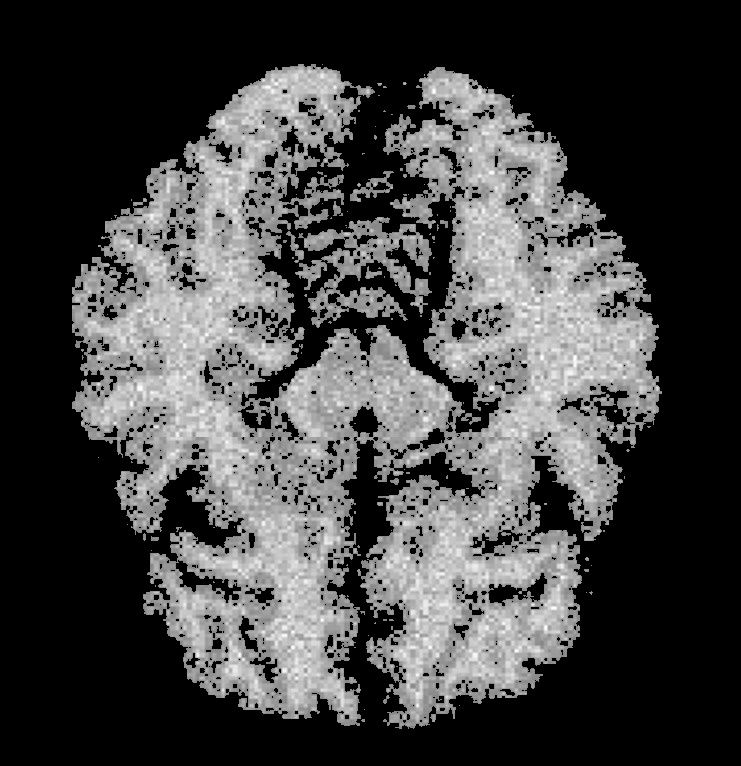
//> input picture brain_rgb_0.jpg, 741 x 766 px, given in place of lake.jpg, which was not available
$ ./segmentation   (built with g++ and OpenCV 4)
//> lines starting //> are read from the running program, lines starting //| are printed output that depends on the picture; after the words box and inside, x2 and y2 are one past the last pixel; in counts of white or black regions, pixels touching at a corner belong together; pictures that were not available may be replaced by others from this repository, and a replacement may not be noted
### segmentation.h
#pragma once

#include "opencv2/core/core.hpp"

class Segmentation {
	std::vector<std::vector<int>> histogram_;
	std::vector<int> total_no_of_pixels_per_channel_;
	void create_historgram(const cv::Mat& img);
	std::vector<int> run_otsu();
	void create_textures(const cv::Mat& img, std::vector<cv::Mat>& texture_imgs);
public:
	void threshold_on_rgb(const cv::Mat& img, std::vector<cv::Mat>& masks);
	void threshold_on_texture(const cv::Mat& img, std::vector<cv::Mat>& masks);
	Segmentation();
	~Segmentation();
};

class Contour {
public:
	void trace_contours(const cv::Mat& img, cv::Mat& mask) const;

};

### segmentation.cpp
#include "Segmentation.h"
#include "opencv2/imgproc/imgproc.hpp"
#include "opencv2/highgui/highgui.hpp"

#define CHANNELS 3
#define GREY_LEVELS 255

void Segmentation::create_historgram(const cv::Mat& img) {
	cv::Mat channels[CHANNELS];
	cv::split(img, channels);

	// init and cleanup
	histogram_.clear();
	histogram_.resize(CHANNELS);
	total_no_of_pixels_per_channel_.clear();
	total_no_of_pixels_per_channel_.resize(CHANNELS);

	for (int ch = 0; ch < CHANNELS; ++ch) {
		histogram_[ch].resize(256);
		for (int j = 0; j < 256; ++j) {
			histogram_[ch][j] = 0;
		}
		total_no_of_pixels_per_channel_[ch] = 0;
	}

	// populate historgram
	int totacount = 0;
	for (int ch = 0; ch < CHANNELS; ++ch) {
		for (int row = 0; row < img.rows; ++row) {
			for (int col = 0; col < img.cols; ++col) {
				int channel_grey_level = channels[ch].at<unsigned char>(row, col);
				// let's ignore 0 grey level, as thresholded images will contain majority of 0s
				if (channel_grey_level > 0) {
					histogram_[ch][channel_grey_level]++;
					total_no_of_pixels_per_channel_[ch]++;
				}
			}
		}
	}


}

std::vector<int> Segmentation::run_otsu() {

	// total no of pixels
	std::vector<int> max_thresholds(CHANNELS);

	// calculate mu(T)
	for (int ch = 0; ch < CHANNELS; ++ch) {
		double mu_T = 0.0;

		double prob[GREY_LEVELS];

		for (int g = 0; g < GREY_LEVELS; ++g) {
			prob[g] = histogram_[ch][g] / static_cast<double>(total_no_of_pixels_per_channel_[ch]);
			mu_T += g * prob[g];
		}

		double max_sigma_sqr_k = 0.0;
		int max_k = 0;
		for (int g = 0; g < GREY_LEVELS; ++g) {
			double omega_k = 0.0;
			double mu_k = 0.0;
			for (int k = 0; k < g; ++k) {
				omega_k += prob[k];
				mu_k += k * prob[k];
			}
			double sigma_sqr_k = 0.0;
			sigma_sqr_k = std::pow(mu_T * omega_k - mu_k, 2) / (omega_k * (1 - omega_k));
			if (max_sigma_sqr_k  < sigma_sqr_k) {
				max_sigma_sqr_k = sigma_sqr_k;
				max_k = g;
			}
		}
		max_thresholds[ch] = max_k;
	}

	return max_thresholds;
}

void Segmentation::create_textures(const cv::Mat& img, std::vector<cv::Mat>& texture_imgs) {
	cv::Mat gray_img;
	cv::cvtColor(img, gray_img, CV_BGR2GRAY);

	std::vector<int> kernels = { 3, 5, 7 };
	texture_imgs.resize(CHANNELS);

	for (int k = 0; k < kernels.size(); ++k) {

		int kernel_size = kernels[k];

		//for (int ch = 0; ch < CHANNELS; ++ch) {
		cv::Mat padded_img;
		cv::copyMakeBorder(gray_img, padded_img, kernel_size - 2, kernel_size - 2, kernel_size - 2, kernel_size - 2, cv::BORDER_REPLICATE);

		cv::Mat texture_img = gray_img.clone();
		for (int row = 0; row < img.rows; ++row) {
			for (int col = 0; col < img.cols; ++col) {
				int padded_row = row + kernel_size - 2;
				int padded_col = col + kernel_size - 2;
				cv::Rect window(padded_col - (kernel_size - 2), padded_row - (kernel_size - 2), kernel_size, kernel_size);
				cv::Mat roi = padded_img(window);
				cv::Scalar mean;
				cv::Scalar stddev;
				cv::meanStdDev(roi, mean, stddev);
				// variance as texture value
				texture_img.at<unsigned char>(row, col) = std::round(std::pow(stddev[0], 2));
			}
		}
		texture_imgs[k] = texture_img;
	}
}


void Segmentation::threshold_on_rgb(const cv::Mat& img, std::vector<cv::Mat>& masks) {
	create_historgram(img);
	auto max_thresholds = run_otsu();

	cv::Mat channels[CHANNELS];
	cv::split(img, channels);

	masks.resize(CHANNELS);
	for (int ch = 0; ch < CHANNELS; ++ch) {
		cv::threshold(channels[ch], masks[ch], max_thresholds[ch], 255, CV_THRESH_BINARY);
	}
}

void Segmentation::threshold_on_texture(const cv::Mat& img, std::vector<cv::Mat>& masks) {
	std::vector<cv::Mat> texture_imgs;
	create_textures(img, texture_imgs);

	cv::Mat output_texture_img;
	cv::merge(texture_imgs, output_texture_img);

	threshold_on_rgb(output_texture_img, masks);
}

Segmentation::Segmentation()
{

}


Segmentation::~Segmentation()
{
}

void Contour::trace_contours(const cv::Mat& img, cv::Mat& mask) const {
	cv::Mat gray_img;
	cv::cvtColor(img, gray_img, CV_BGR2GRAY);

	cv::Mat padded_img;
	cv::copyMakeBorder(gray_img, padded_img, 1, 1, 1, 1, cv::BORDER_REPLICATE);


	int kernel_size = 3;

	mask = cv::Mat::zeros(gray_img.rows, gray_img.cols, CV_8U);

	for (int row = 0; row < img.rows; ++row) {
		for (int col = 0; col < img.cols; ++col) {
			int padded_row = row + kernel_size - 2;
			int padded_col = col + kernel_size - 2;
			cv::Rect window(padded_col - (kernel_size - 2), padded_row - (kernel_size - 2), kernel_size, kernel_size);
			cv::Mat roi = padded_img(window);

			// check if pixel is not zero
			unsigned char grayscale_val = roi.at<unsigned char>(1, 1);
			if (grayscale_val > 0) {
				// check all values d8 connectivity
				int d8_sum = 0;
				for (int kernel_row = 0; kernel_row < kernel_size; ++kernel_row) {
					for (int kernel_col = 0; kernel_col < kernel_size; ++kernel_col) {
						if (!(kernel_row == 1 && kernel_col == 1)) {
							unsigned char d8_gray_scale = roi.at<unsigned char>(kernel_row, kernel_col);
							if (d8_gray_scale > 0) {
								d8_sum++;
							}
						}
					}
				}
				// if d8 values are greater than 1 and not all pixels are connected it's a contour
				if (d8_sum > 0 && d8_sum < 8) {
					mask.at<unsigned char>(row, col) = 255;
				}
			}
		}
	}
}

int main(int argc, char** argv) {

	//std::vector<std::string> filenames = { "lake", "leopard", "brain" };
	//std::vector<std::string> filenames = { "lake" };
	std::vector<std::string> filenames = { "lake", "leopard", "brain" };

	for (int i = 0; i < filenames.size(); ++i) {
		std::string filename = filenames[i];
		cv::Mat img = cv::imread(filename + ".jpg");
//> img is the input picture: 766 rows x 741 cols, CV_8UC3; min 0, max 255, mean 67.9

		std::vector<cv::Mat> rgb_masks(CHANNELS);
		std::vector<cv::Mat> texture_masks(CHANNELS);

		for (int ch = 0; ch < CHANNELS; ++ch) {
			rgb_masks[ch] = cv::Mat::ones(img.rows, img.cols, CV_8U);
			texture_masks[ch] = cv::Mat::ones(img.rows, img.cols, CV_8U);
		}

		cv::Mat texture_img = img.clone();
		cv::Mat rgb_img = img.clone();


		int texture_iterations = 0;
		int rgb_iterations = 0;
		switch (i) {
		case 0: {
			rgb_iterations = 1;
			texture_iterations = 5;
			break;
		}
		case 1: {
			rgb_iterations = 2;
			texture_iterations = 1;
			break;
		}
		case 2: {
			rgb_iterations = 2;
			texture_iterations = 1;
			break;
		}
		default: break;
		}

		// rgb segmentation
		for (int iterations = 0; iterations < rgb_iterations; ++iterations) {
			// copy img to masks
			Segmentation segmentation;
			segmentation.threshold_on_rgb(rgb_img, rgb_masks);

			cv::Mat merged_rgb_mask;

			switch (i) {
			case 0: {
				cv::bitwise_and(rgb_masks[0], ~rgb_masks[1], merged_rgb_mask);
				cv::bitwise_and(merged_rgb_mask, ~rgb_masks[2], merged_rgb_mask);

				break;
			}
			case 1: {
				cv::bitwise_and(rgb_masks[0], rgb_masks[1], merged_rgb_mask);
				cv::bitwise_and(merged_rgb_mask, rgb_masks[2], merged_rgb_mask);
				break;
			}
			case 2: {
				cv::bitwise_and(rgb_masks[0], rgb_masks[1], merged_rgb_mask);
				cv::bitwise_and(merged_rgb_mask, rgb_masks[2], merged_rgb_mask);
				break;
			}
			default: break;
			}

			cv::Mat segmented_rgb_img;
			rgb_img.copyTo(segmented_rgb_img, merged_rgb_mask);

			rgb_img = segmented_rgb_img;
			cv::imshow(std::string(filename) + std::string("_rgb_") + std::to_string(iterations), rgb_img);
			cv::imwrite(std::string(filename) + std::string("_rgb_") + std::to_string(iterations) + std::string(".jpg"), rgb_img);
		}


		for (int ch = 0; ch < CHANNELS; ++ch) {
			std::vector<cv::Mat> output_channels(CHANNELS);
			for (int ch2 = 0; ch2 < CHANNELS; ++ch2) {
				output_channels[ch2] = cv::Mat::zeros(rgb_img.rows, rgb_img.cols, CV_8U);
			}
			output_channels[ch] = rgb_masks[ch];

			cv::Mat output_img;
			cv::merge(output_channels, output_img);
			cv::imshow(std::string(filename) + std::string("_rgb_channels_") + std::to_string(ch), output_img);
			cv::imwrite(std::string(filename) + std::string("_rgb_channels_") + std::to_string(ch) + std::string(".jpg"), output_img);
		}


		// texture segmentation
		for (int iterations = 0; iterations < texture_iterations; ++iterations) {
			// copy img to masks
			Segmentation segmentation;
			segmentation.threshold_on_texture(texture_img, texture_masks);

			cv::Mat merged_texture_mask;

			switch (i) {
			case 0: {
				cv::bitwise_and(~texture_masks[0], ~texture_masks[1], merged_texture_mask);
				cv::bitwise_and(merged_texture_mask, ~texture_masks[2], merged_texture_mask);
				break;
			}
			case 1: {
				cv::bitwise_and(texture_masks[0], texture_masks[1], merged_texture_mask);
				cv::bitwise_and(merged_texture_mask, texture_masks[2], merged_texture_mask);
				break;
			}
			case 2: {
				cv::bitwise_and(texture_masks[0], texture_masks[1], merged_texture_mask);
				cv::bitwise_and(merged_texture_mask, texture_masks[2], merged_texture_mask);
				break;
			}
			default: break;
			}

			cv::Mat segmented_texture_img;
			texture_img.copyTo(segmented_texture_img, merged_texture_mask);

			texture_img = segmented_texture_img;
			cv::imshow(std::string(filename) + std::string("_texture_") + std::to_string(iterations), texture_img);
			cv::imwrite(std::string(filename) + std::string("_texture_") + std::to_string(iterations) + std::string(".jpg"), texture_img);
		}
//> this loop made 5 passes
//> pass 1, in threshold_on_texture, `cv::merge(texture_imgs, output_texture_img);`:
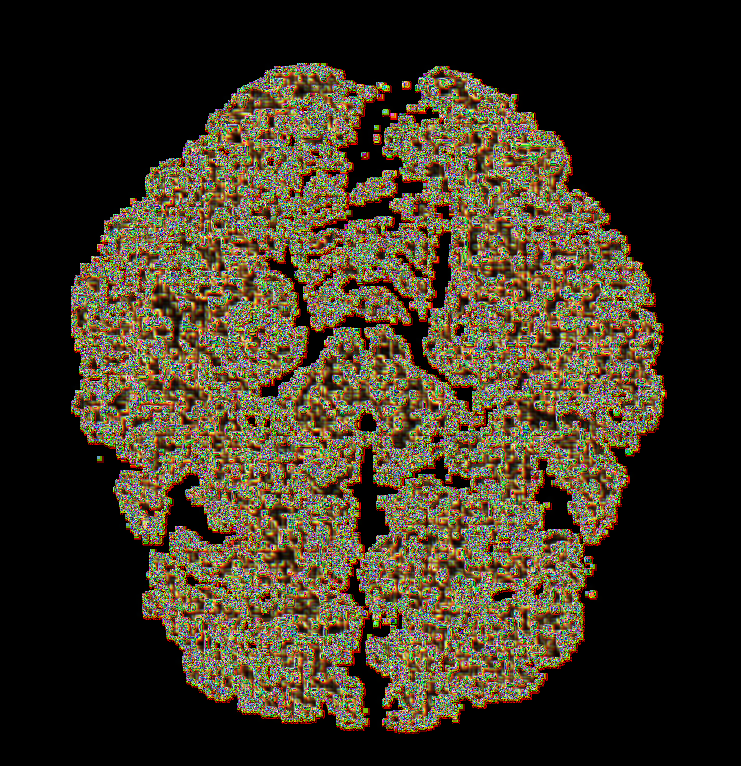
//> output_texture_img: 766 rows x 741 cols, CV_8UC3; mean B, G, R 35.8, 53.3, 61.9
//> pass 1, `cv::bitwise_and(~texture_masks[0], ~texture_masks[1], merged_texture_m..`:
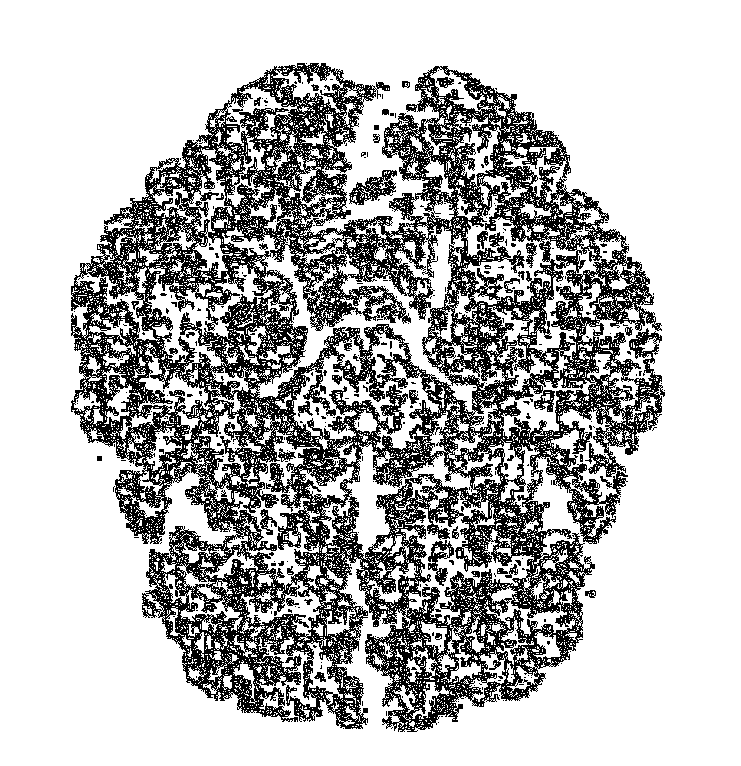
//> merged_texture_mask: 766 rows x 741 cols, CV_8UC1; 72.6% white; black in thin lines or dots, all inside (x1, y1, x2, y2) = (71, 63, 665, 732)
//> pass 1, `cv::bitwise_and(merged_texture_mask, ~texture_masks[2], merged_texture..`:
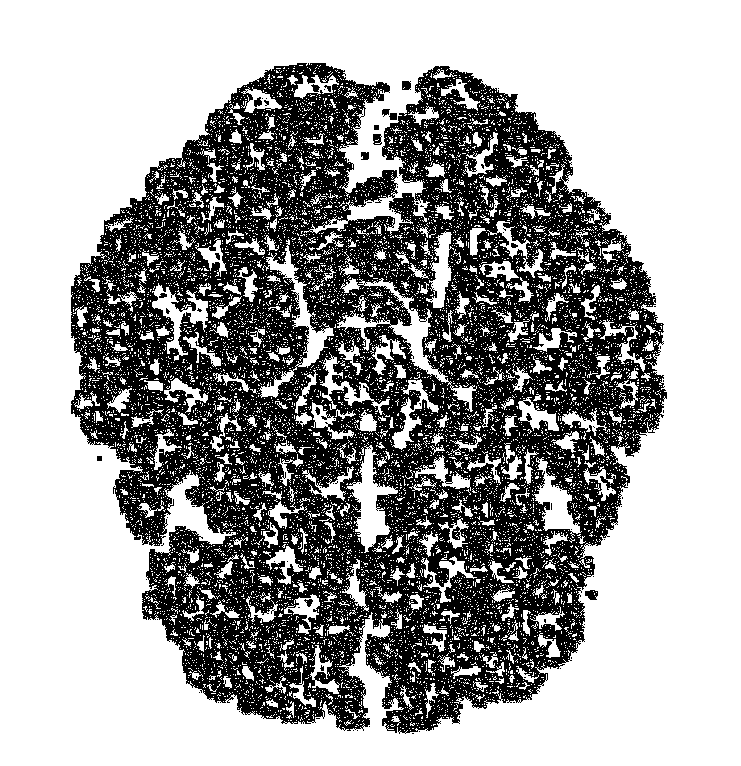
//> merged_texture_mask: 766 rows x 741 cols, CV_8UC1; 63% white; 163 black regions (145 under 20 px), largest, box (x1, y1, x2, y2) and area: (71, 63, 667, 734) 208848, (585, 590, 598, 600) 96, (373, 134, 382, 145) 77

		for (int ch = 0; ch < CHANNELS; ++ch) {
			std::vector<cv::Mat> output_channels(CHANNELS);
			for (int ch2 = 0; ch2 < CHANNELS; ++ch2) {
				output_channels[ch2] = cv::Mat::zeros(rgb_img.rows, rgb_img.cols, CV_8U);
			}
			output_channels[ch] = texture_masks[ch];

			cv::Mat output_img;
			cv::merge(output_channels, output_img);
			cv::imshow(std::string(filename) + std::string("_texture_channels_") + std::to_string(ch), output_img);
			cv::imwrite(std::string(filename) + std::string("_texture_channels_") + std::to_string(ch) + std::string(".jpg"), output_img);
		}

		switch (i) {
		case 0: {
			cv::Mat dilation_structuring_element = cv::getStructuringElement(CV_SHAPE_RECT, cv::Size(5, 5));
			cv::Mat erosion_structuring_element = cv::getStructuringElement(CV_SHAPE_RECT, cv::Size(3, 3));
			cv::dilate(rgb_img, rgb_img, dilation_structuring_element);
			cv::erode(rgb_img, rgb_img, erosion_structuring_element);

			cv::dilate(texture_img, texture_img, dilation_structuring_element);
//> texture_img: 766 rows x 741 cols, CV_8UC3; min 0, max 7, mean 0.198
			cv::erode(texture_img, texture_img, erosion_structuring_element);
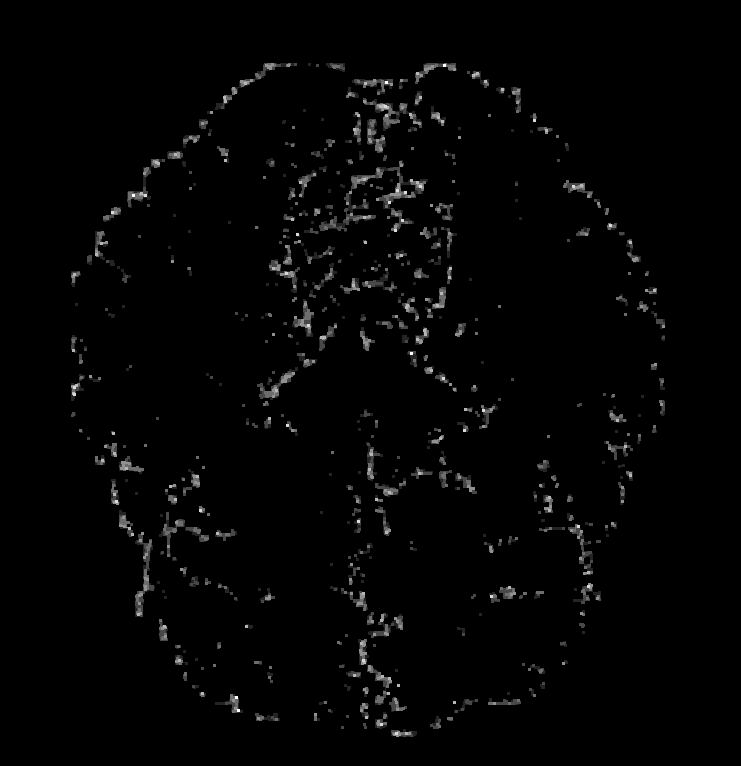
//> texture_img: 766 rows x 741 cols, CV_8UC3; min 0, max 7, mean 0.107; drawn with min black and max white
			break;
		}
		case 1: {
			cv::Mat dilation_structuring_element = cv::getStructuringElement(CV_SHAPE_RECT, cv::Size(5, 5));
			cv::Mat erosion_structuring_element = cv::getStructuringElement(CV_SHAPE_RECT, cv::Size(3, 3));
			cv::dilate(rgb_img, rgb_img, dilation_structuring_element);
			cv::erode(rgb_img, rgb_img, erosion_structuring_element);

			cv::dilate(texture_img, texture_img, dilation_structuring_element);
			//cv::erode(texture_img, texture_img, erosion_structuring_element);
			break;
		}
		case 2: {
			cv::Mat dilation_structuring_element = cv::getStructuringElement(CV_SHAPE_RECT, cv::Size(5, 5));
			cv::Mat erosion_structuring_element = cv::getStructuringElement(CV_SHAPE_RECT, cv::Size(3, 3));
			//cv::dilate(rgb_img, rgb_img, dilation_structuring_element);
			//cv::erode(rgb_img, rgb_img, erosion_structuring_element);

			//cv::erode(texture_img, texture_img, erosion_structuring_element);
			cv::dilate(texture_img, texture_img, dilation_structuring_element);
			break;
		}
		default: break;
		}


		cv::imshow(std::string(filename) + std::string("_rgb_final"), rgb_img);
		cv::imshow(std::string(filename) + std::string("_texture_final"), texture_img);

		cv::imwrite(std::string(filename) + std::string("_rgb_final") + std::string(".jpg"), rgb_img);
		cv::imwrite(std::string(filename) + std::string("_texture_final") + std::string(".jpg"), texture_img);

		Contour contour;
		cv::Mat rgb_contour;
		cv::Mat texture_contour;
		contour.trace_contours(rgb_img, rgb_contour);
		contour.trace_contours(texture_img, texture_contour);

		cv::Mat dilation_structuring_element = cv::getStructuringElement(CV_SHAPE_RECT, cv::Size(3, 3));
		cv::dilate(rgb_contour, rgb_contour, dilation_structuring_element);
		cv::dilate(texture_contour, texture_contour, dilation_structuring_element);
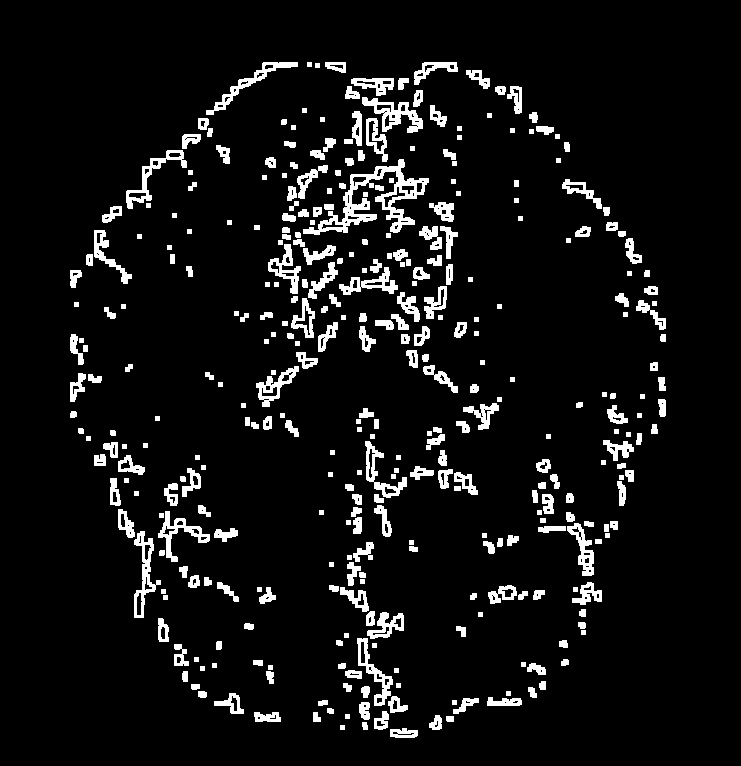
//> texture_contour: 766 rows x 741 cols, CV_8UC1; 7.1% white; 355 white regions, largest, box (x1, y1, x2, y2) and area: (303, 159, 429, 235) 2476, (362, 97, 423, 133) 840, (134, 531, 161, 618) 758


		std::vector<cv::Mat> rgb_channels;
		cv::split(img, rgb_channels);
		cv::bitwise_or(rgb_channels[2], rgb_contour, rgb_channels[2]);
		cv::bitwise_and(rgb_channels[1], ~rgb_contour, rgb_channels[1]);
		cv::bitwise_and(rgb_channels[0], ~rgb_contour, rgb_channels[0]);

		cv::Mat rgb_contoured_img;
		cv::merge(rgb_channels, rgb_contoured_img);

		std::vector<cv::Mat> texture_channels;
		cv::split(img, texture_channels);
		cv::bitwise_or(texture_channels[2], texture_contour, texture_channels[2]);
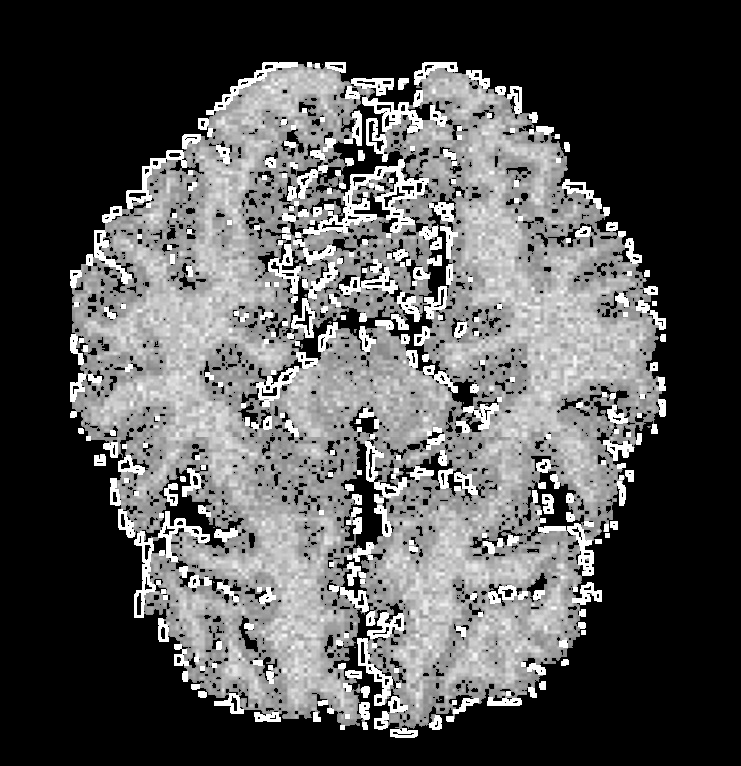
//> texture_channels[2]: 766 rows x 741 cols, CV_8UC1; min 0, max 255, mean 84.8
		cv::bitwise_and(texture_channels[1], ~texture_contour, texture_channels[1]);
//> texture_channels[1]: 766 rows x 741 cols, CV_8UC1; min 0, max 255, mean 66.7
		cv::bitwise_and(texture_channels[0], ~texture_contour, texture_channels[0]);

		cv::Mat texture_contoured_img;
		cv::merge(texture_channels, texture_contoured_img);
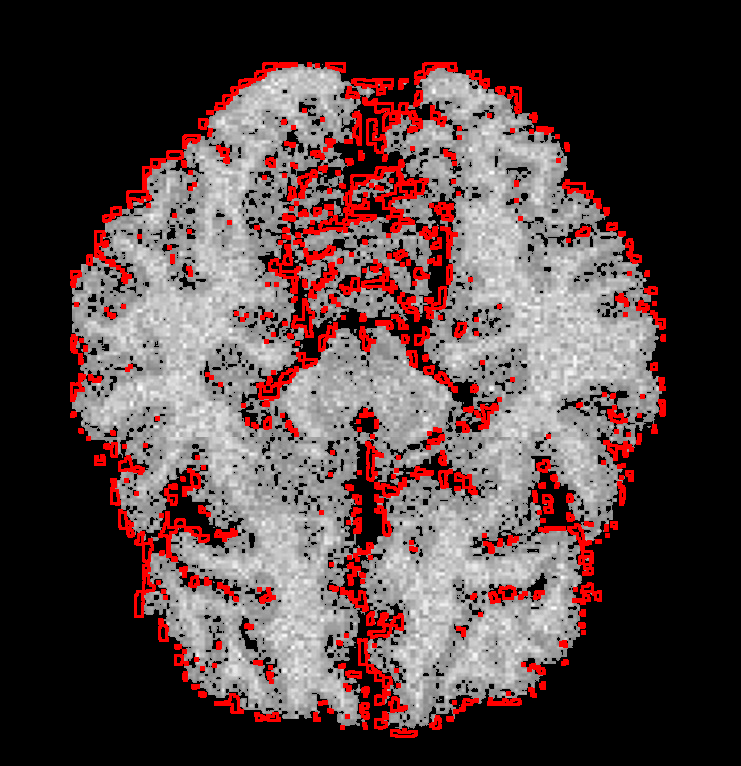
//> texture_contoured_img: 766 rows x 741 cols, CV_8UC3; mean B, G, R 66.7, 66.7, 84.8

		cv::imshow(std::string(filename) + std::string("_rgb_contour"), rgb_contour);
		cv::imshow(std::string(filename) + std::string("_texture_contour"), texture_contour);
		cv::imshow(std::string(filename) + std::string("_rgb_overlay"), rgb_contoured_img);
		cv::imshow(std::string(filename) + std::string("_texture_overlay"), texture_contoured_img);

		cv::imwrite(std::string(filename) + std::string("_rgb_contour") + std::string(".jpg"), rgb_contour);
		cv::imwrite(std::string(filename) + std::string("_texture_contour") + std::string(".jpg"), texture_contour);
		cv::imwrite(std::string(filename) + std::string("_rgb_overlay") + std::string(".jpg"), rgb_contoured_img);
		cv::imwrite(std::string(filename) + std::string("_texture_overlay") + std::string(".jpg"), texture_contoured_img);
	}

	cv::waitKey();
}
